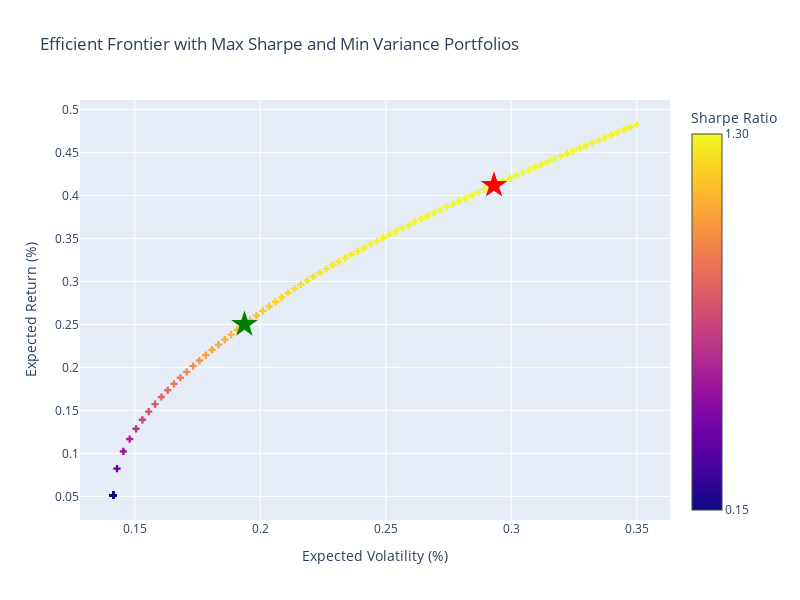

Here is the notebook cell this chart was saved with:
### Code cell
# plot efficient frontier
optimizer.plot_efficient_frontier(mv, ms)
